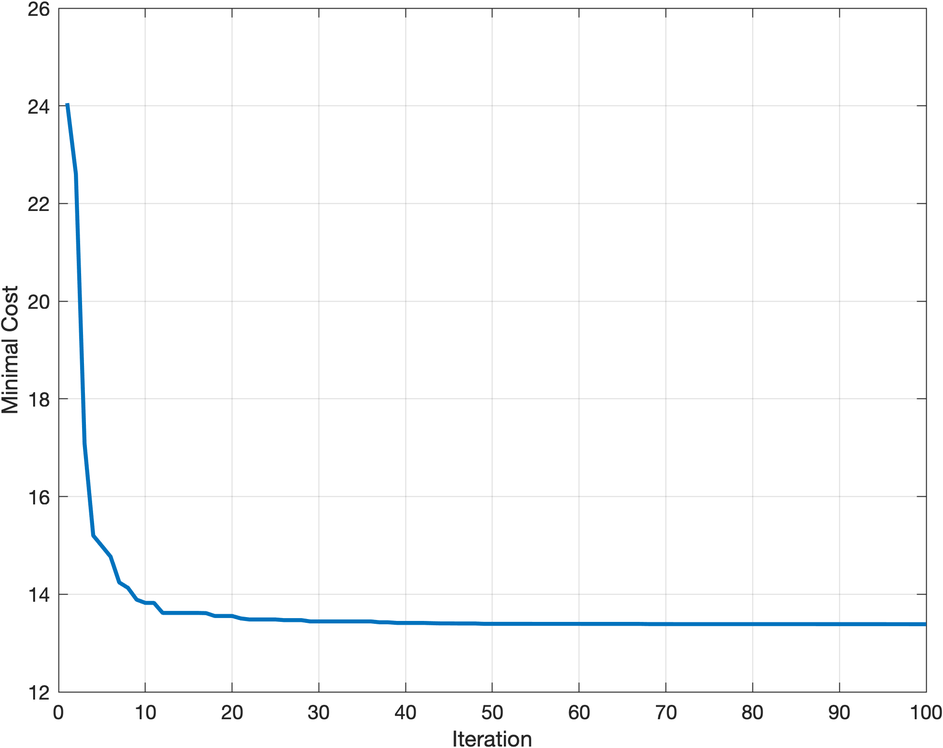
%> input picture cost-12-14-080624.png, 943 x 748 px, shrunk from 1965 x 1560 before the run
$ octave --eval "result = segmentImage(imread('cost-12-14-080624.png'));"   (GNU Octave 9; MATLAB toolbox functions it lacks are replaced by stand-ins)
%> lines starting %> are read from the running program, lines starting %| are printed output that depends on the picture; in (x1, y1, x2, y2) boxes, pixels count from 0 and x2, y2 are one past the last pixel; in counts of white or black regions, pixels touching at a corner belong together; the program's own positions count from 1
function [BW,maskedImage] = segmentImage(X)
%segmentImage Segment image using auto-generated code from imageSegmenter app
%  [BW,MASKEDIMAGE] = segmentImage(X) segments image X using auto-generated
%  code from the imageSegmenter app. The final segmentation is returned in
%  BW, and a masked image is returned in MASKEDIMAGE.

% Auto-generated by imageSegmenter app on 14-Dec-2021
%----------------------------------------------------


% Adjust data to span data range.
X = imadjust(X);
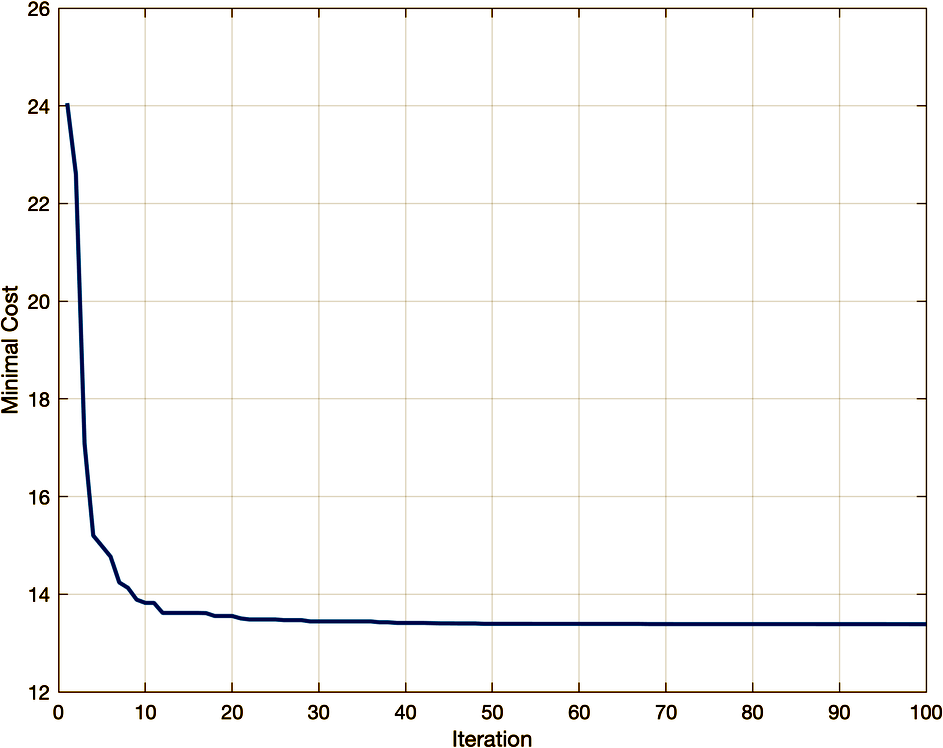
%> X: size 748x943x3 uint8; mean R, G, B 249.4, 248.9, 248.4

% Threshold image - global threshold
BW = imbinarize(X);
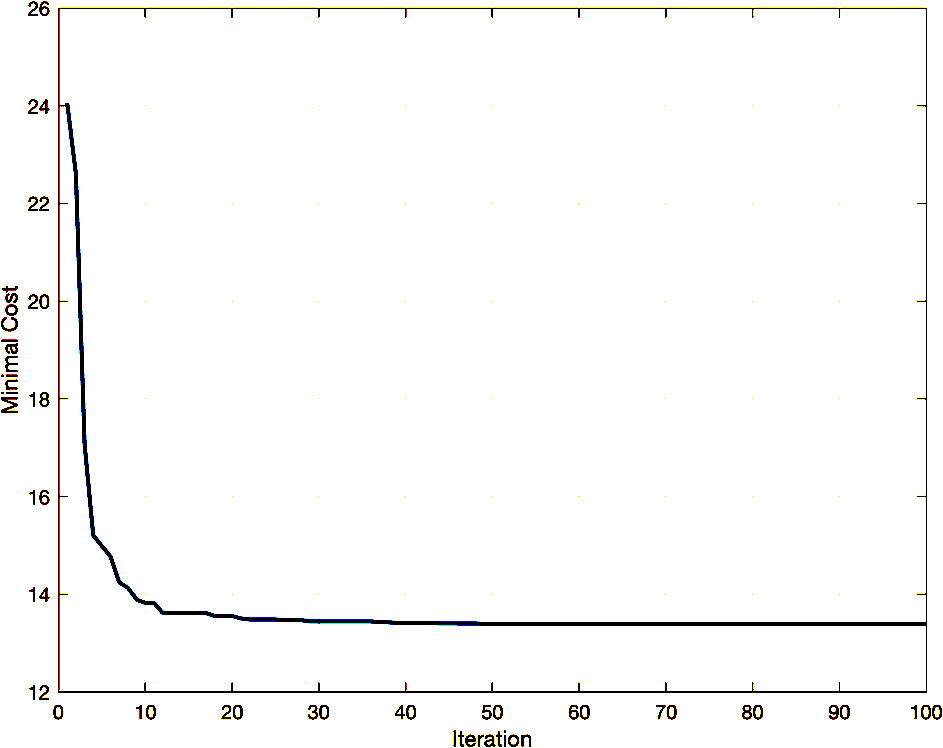
%> BW: size 748x943x3 logical; mean R, G, B 0.981, 0.979, 0.978

% Create masked image.
maskedImage = X;
maskedImage(~BW) = 0;
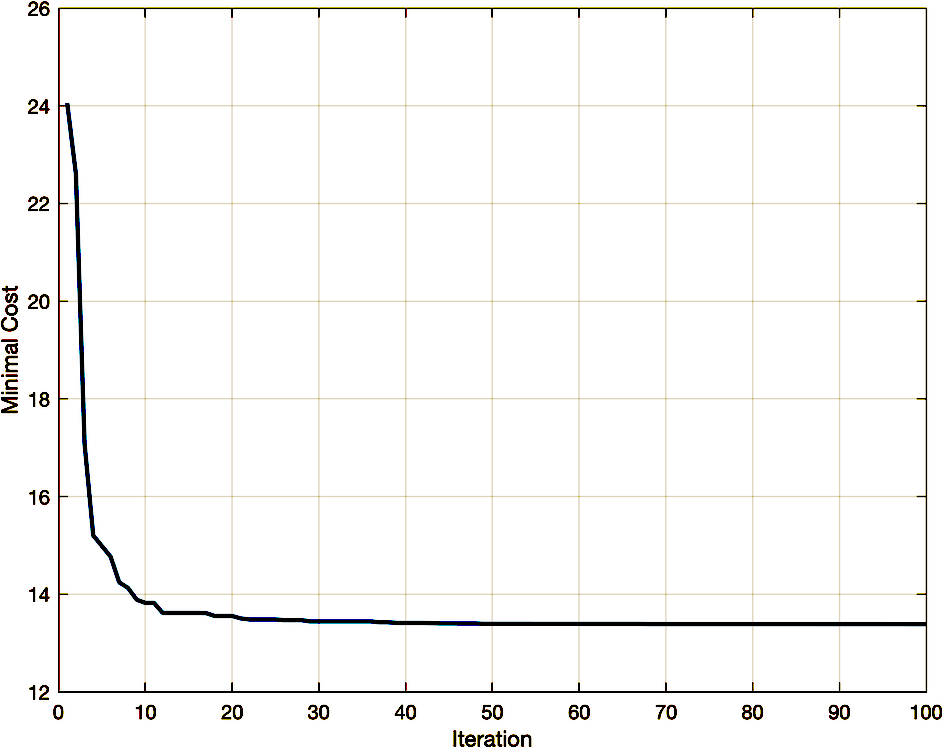
%> maskedImage: size 748x943x3 uint8; 1.98% of pixels changed, all inside (x1, y1, x2, y2) = (1, 1, 942, 747)
end
